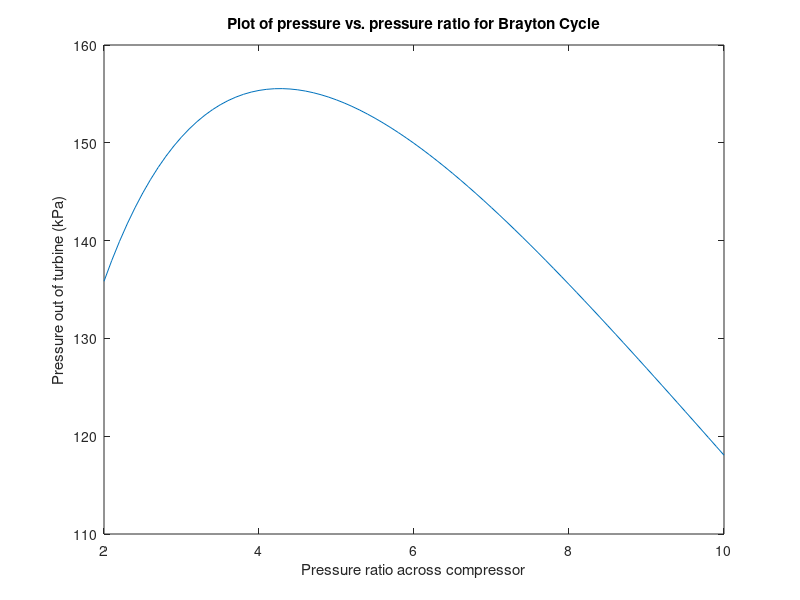

Here is the MATLAB script that generated this plot:


clc; close all; clear all;

T1 = 300;
P1 = 101325;
i = 1;
k = 1.4;
FA = 1/70;
m_dot_a = 0.2;
m_dot_f = FA * m_dot_a;

Q = 42.8e6 * m_dot_f;
cp = 1005;
eff_comp = 1;
eff_turb = 1;

for P2_P1 = 2:.1:10

    P2_P1_data(i) = P2_P1;
    P2 = P2_P1 * P1;
    
    T2s_T1 = (P2_P1)^((k-1)/k);
    T2s = T2s_T1 * T1;
    T2 = (T2s - T1) / eff_comp + T1;
    W_comp = cp*m_dot_a*(T2-T1);
    
    T3 = Q/(m_dot_a*cp);
    T4 = T3 - W_comp/(m_dot_a*cp);
    P3 = P2;
    T4s = T3 - (T3 - T4)/eff_turb;
    P4_P3 = (T4s/T3)^(k/(k-1));
    P4(i) = P4_P3 * P3 / 1000;
    
    i = i + 1;
end

plot(P2_P1_data, P4);
xlabel('Pressure ratio across compressor')
ylabel('Pressure out of turbine (kPa)')
title('Plot of pressure vs. pressure ratio for Brayton Cycle')
